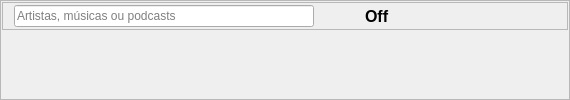
         <widget class="QFrame" name="frameContent">
          <property name="frameShape">
           <enum>QFrame::StyledPanel</enum>
          </property>
          <property name="frameShadow">
           <enum>QFrame::Plain</enum>
          </property>
          <property name="lineWidth">
           <number>0</number>
          </property>
          <layout class="QVBoxLayout" name="verticalLayout">
           <property name="spacing">
            <number>1</number>
           </property>
           <property name="leftMargin">
            <number>1</number>
           </property>
           <property name="topMargin">
            <number>1</number>
           </property>
           <property name="rightMargin">
            <number>1</number>
           </property>
           <property name="bottomMargin">
            <number>1</number>
           </property>
           <item>
            <widget class="QFrame" name="frameTopMenu">
             <property name="sizePolicy">
              <sizepolicy hsizetype="Expanding" vsizetype="Preferred">
               <horstretch>0</horstretch>
               <verstretch>0</verstretch>
              </sizepolicy>
             </property>
             <property name="frameShape">
              <enum>QFrame::StyledPanel</enum>
             </property>
             <property name="frameShadow">
              <enum>QFrame::Plain</enum>
             </property>
             <property name="lineWidth">
              <number>0</number>
             </property>
             <layout class="QHBoxLayout" name="horizontalLayout_3">
              <property name="spacing">
               <number>2</number>
              </property>
              <property name="leftMargin">
               <number>2</number>
              </property>
              <property name="topMargin">
               <number>2</number>
              </property>
              <property name="rightMargin">
               <number>2</number>
              </property>
              <property name="bottomMargin">
               <number>2</number>
              </property>
              <item>
               <widget class="QLabel" name="lblIconSearch">
                <property name="text">
                 <string/>
                </property>
                <property name="pixmap">
                 <pixmap resource="icons.qrc">:/resources/images/png/buscar.png</pixmap>
                </property>
               </widget>
              </item>
              <item>
               <widget class="QLineEdit" name="edtSearch">
                <property name="minimumSize">
                 <size>
                  <width>300</width>
                  <height>0</height>
                 </size>
                </property>
                <property name="maximumSize">
                 <size>
                  <width>200</width>
                  <height>16777215</height>
                 </size>
                </property>
                <property name="toolTip">
                 <string>Pesquise: Artistas, músicas ou podcasts</string>
                </property>
                <property name="placeholderText">
                 <string>Artistas, músicas ou podcasts</string>
                </property>
                <property name="clearButtonEnabled">
                 <bool>true</bool>
                </property>
               </widget>
              </item>
              <item>
               <spacer name="spacerHTopMenu">
                <property name="orientation">
                 <enum>Qt::Horizontal</enum>
                </property>
                <property name="sizeHint" stdset="0">
                 <size>
                  <width>40</width>
                  <height>20</height>
                 </size>
                </property>
               </spacer>
              </item>
              <item>
               <widget class="QLabel" name="lblIconUser">
                <property name="text">
                 <string/>
                </property>
                <property name="pixmap">
                 <pixmap resource="icons.qrc">:/resources/images/png/user.png</pixmap>
                </property>
               </widget>
              </item>
              <item>
               <widget class="QLabel" name="lblLoggedUser">
                <property name="minimumSize">
                 <size>
                  <width>200</width>
                  <height>0</height>
                 </size>
                </property>
                <property name="font">
                 <font>
                  <pointsize>12</pointsize>
                  <weight>75</weight>
                  <bold>true</bold>
                 </font>
                </property>
                <property name="autoFillBackground">
                 <bool>false</bool>
                </property>
                <property name="styleSheet">
                 <string notr="true"/>
                </property>
                <property name="text">
                 <string>Off</string>
                </property>
                <property name="alignment">
                 <set>Qt::AlignLeading|Qt::AlignLeft|Qt::AlignVCenter</set>
                </property>
                <property name="margin">
                 <number>5</number>
                </property>
               </widget>
              </item>
             </layout>
            </widget>
           </item>
           <item>
            <widget class="QStackedWidget" name="stackedWidget">
             <property name="minimumSize">
              <size>
               <width>0</width>
               <height>0</height>
              </size>
             </property>
             <property name="currentIndex">
              <number>0</number>
             </property>
             <widget class="QWidget" name="pageLogin"/>
             <widget class="QWidget" name="pageBusca"/>
            </widget>
           </item>
          </layout>
         </widget>
